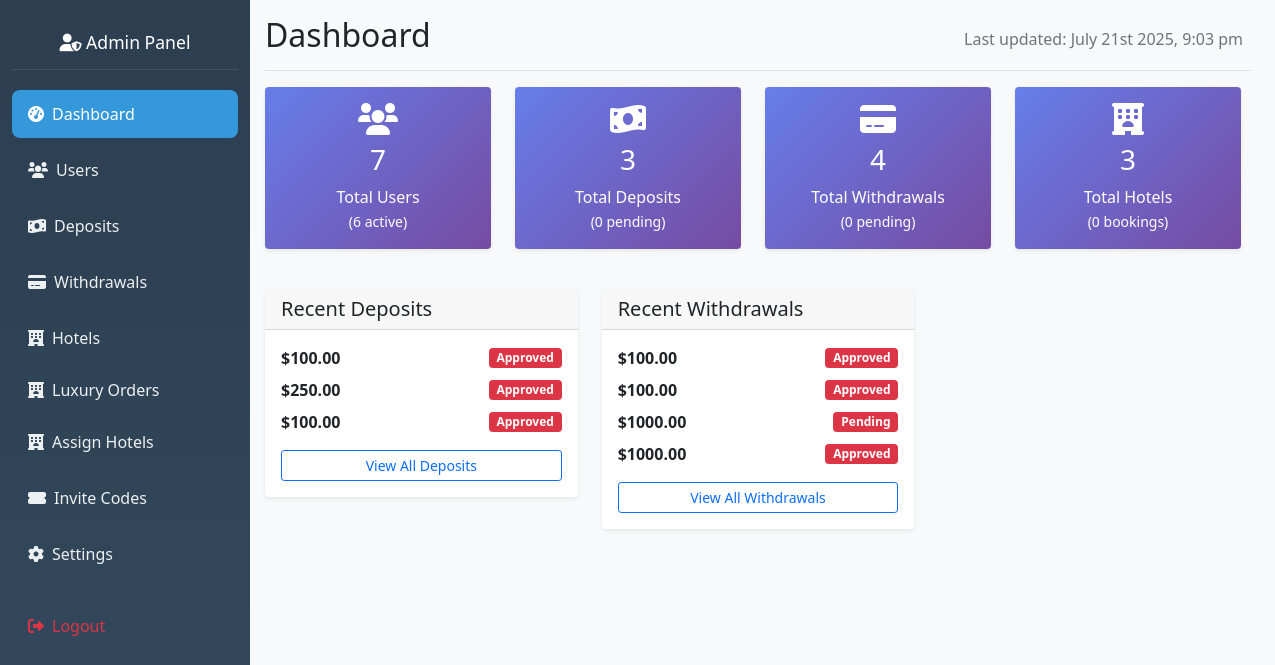
The app's page /admin/dashboard (signed in) with its own data.
### hotel_app/models.py (models this page shows, shortened)
class DepositRequest(db.Model):
    __tablename__ = 'deposit_request'
    id = db.Column(db.Integer, primary_key=True)
    user_id = db.Column(db.Integer, db.ForeignKey('user.id'), nullable=False)
    amount = db.Column(db.Float, nullable=False)
    network = db.Column(db.String(20), nullable=False)
    wallet_address = db.Column(db.String(200))
    transaction_hash = db.Column(db.String(200))
    status = db.Column(db.String(20), default='Pending')
    admin_notes = db.Column(db.Text)
    created_at = db.Column(db.DateTime, default=datetime.utcnow)
    processed_at = db.Column(db.DateTime)
    processed_by = db.Column(db.Integer, db.ForeignKey('admin.id'))

class WithdrawalRequest(db.Model):
    __tablename__ = 'withdrawal_request'
    id = db.Column(db.Integer, primary_key=True)
    user_id = db.Column(db.Integer, db.ForeignKey('user.id'), nullable=False)
    amount = db.Column(db.Float, nullable=False)
    network = db.Column(db.String(20), nullable=False)
    wallet_address = db.Column(db.String(200), nullable=False)
    transaction_hash = db.Column(db.String(200))
    transaction_fee = db.Column(db.Float, default=0.0)
    status = db.Column(db.String(20), default='Pending')
    admin_notes = db.Column(db.Text)
    rejection_reason = db.Column(db.Text)
    created_at = db.Column(db.DateTime, default=datetime.utcnow)
    processed_at = db.Column(db.DateTime)
    processed_by = db.Column(db.Integer, db.ForeignKey('admin.id'))

### hotel_app/routes.py (the view)
@app.route('/admin/dashboard')
@admin_required
def admin_dashboard():
    total_users = User.query.count()
    active_users = User.query.filter_by(is_active=True).count()
    total_deposits = DepositRequest.query.count()
    pending_deposits = DepositRequest.query.filter_by(status='pending').count()
    total_withdrawals = WithdrawalRequest.query.count()
    pending_withdrawals = WithdrawalRequest.query.filter_by(status='pending').count()
    total_hotels = Hotel.query.count()
    total_bookings = Booking.query.count() if 'Booking' in globals() else 0
    recent_users = User.query.order_by(User.id.desc()).limit(5).all()
    recent_deposits = DepositRequest.query.order_by(DepositRequest.id.desc()).limit(5).all()
    recent_withdrawals = WithdrawalRequest.query.order_by(WithdrawalRequest.id.desc()).limit(5).all()
    stats = {
        'total_users': total_users,
        'active_users': active_users,
        'total_deposits': total_deposits,
        'pending_deposits': pending_deposits,
        'total_withdrawals': total_withdrawals,
        'pending_withdrawals': pending_withdrawals,
        'total_hotels': total_hotels,
        'total_bookings': total_bookings,
    }
    return render_template('admin_dashboard.html',
                         stats=stats,
                         recent_users=recent_users,
                         recent_deposits=recent_deposits,
                         recent_withdrawals=recent_withdrawals)

### hotel_app/routes.py (called while the page is built)
def admin_required(f):
    @wraps(f)
    def wrapper(*args, **kwargs):
        admin_id = session.get('admin_id')
        if not admin_id:
            flash("Admin login required.", "danger")
            return redirect(url_for('admin_login'))
        admin = Admin.query.get(admin_id)
        if not admin or not admin.is_active:
            session.pop('admin_id', None)
            flash("Admin access denied.", "danger")
            return redirect(url_for('admin_login'))
        g.current_admin = admin
        return f(*args, **kwargs)
    return wrapper

@app.before_request
def check_admin_routes():
    if request.endpoint and request.endpoint.startswith('admin_') and request.endpoint != 'admin_login':
        if 'admin_id' not in session:
            return redirect(url_for('admin_login'))

### hotel_app/templates/admin_dashboard.html (shortened to what this page needs)
{% extends "admin_base.html" %}
{% block content %}
<div class="d-flex justify-content-between flex-wrap flex-md-nowrap align-items-center pb-2 mb-3 border-bottom">
    <h1 class="h2">Dashboard</h1>
    <div class="btn-toolbar mb-2 mb-md-0">
        <div class="btn-group me-2">
            <span class="text-muted">Last updated: <span id="last-updated"></span></span>
        </div>
    </div>
</div>
<div class="row mb-4">
    <div class="col-md-3 mb-3">
        <div class="card stats-card">
            <div class="card-body text-center">
                <i class="fas fa-users fa-2x mb-2"></i>
                <h3>{{ stats.total_users }}</h3>
                <p class="mb-0">Total Users</p>
                <small>({{ stats.active_users }} active)</small>
            </div>
        </div>
    </div>
    <div class="col-md-3 mb-3">
        <div class="card stats-card">
            <div class="card-body text-center">
                <i class="fas fa-money-bill-wave fa-2x mb-2"></i>
                <h3>{{ stats.total_deposits }}</h3>
                <p class="mb-0">Total Deposits</p>
                <small>({{ stats.pending_deposits }} pending)</small>
            </div>
        </div>
    </div>
    <div class="col-md-3 mb-3">
        <div class="card stats-card">
            <div class="card-body text-center">
                <i class="fas fa-credit-card fa-2x mb-2"></i>
                <h3>{{ stats.total_withdrawals }}</h3>
                <p class="mb-0">Total Withdrawals</p>
                <small>({{ stats.pending_withdrawals }} pending)</small>
            </div>
        </div>
    </div>
    <div class="col-md-3 mb-3">
        <div class="card stats-card">
            <div class="card-body text-center">
                <i class="fas fa-hotel fa-2x mb-2"></i>
                <h3>{{ stats.total_hotels }}</h3>
                <p class="mb-0">Total Hotels</p>
                <small>({{ stats.total_bookings }} bookings)</small>
            </div>
        </div>
    </div>
</div>
<div class="row">
    <div class="col-md-4 mb-4">
        <div class="card">
            <div class="card-header">
                <h5 class="card-title mb-0">Recent Deposits</h5>
            </div>
            <div class="card-body">
                {% for deposit in recent_deposits %}
                <div class="d-flex justify-content-between align-items-center mb-2">
                    <div>
                        <strong>${{ "%.2f"|format(deposit.amount) }}</strong><br>
                    </div>
                    <span class="badge bg-{{ 'warning' if deposit.status == 'pending' else ('success' if deposit.status == 'approved' else 'danger') }}">
                        {{ deposit.status.title() }}
                    </span>
                </div>
                {% endfor %}
                <a href="{{ url_for('view_deposits') }}" class="btn btn-sm btn-outline-primary w-100 mt-2">View All Deposits</a>
            </div>
        </div>
    </div>
    <div class="col-md-4 mb-4">
        <div class="card">
            <div class="card-header">
                <h5 class="card-title mb-0">Recent Withdrawals</h5>
            </div>
            <div class="card-body">
                {% for withdrawal in recent_withdrawals %}
                <div class="d-flex justify-content-between align-items-center mb-2">
                    <div>
                        <strong>${{ "%.2f"|format(withdrawal.amount) }}</strong><br>
                    </div>
                    <span class="badge bg-{{ 'warning' if withdrawal.status == 'pending' else ('success' if withdrawal.status == 'approved' else 'danger') }}">
                        {{ withdrawal.status.title() }}
                    </span>
                </div>
                {% endfor %}
                <a href="{{ url_for('view_withdrawals') }}" class="btn btn-sm btn-outline-primary w-100 mt-2">View All Withdrawals</a>
            </div>
        </div>
    </div>
</div>
{% endblock %}

### hotel_app/templates/admin_base.html (shortened to what this page needs)
<!DOCTYPE html>
<html lang="en">
    <head>
        <link href="https://cdn.jsdelivr.net/npm/bootstrap@5.1.3/dist/css/bootstrap.min.css" rel="stylesheet">
        <link href="https://cdnjs.cloudflare.com/ajax/libs/font-awesome/6.0.0/css/all.min.css" rel="stylesheet">
        <link rel="stylesheet" href="{{ url_for('static', filename='css/admin.css') }}">
    </head>
    <body>
        <div class="container-fluid">
            <div class="row no-gutters">
                <nav class="col-md-3 col-lg-2 d-md-block sidebar" id="sidebar">
                    <div class="position-sticky pt-3">
                        <div class="nav-header text-center">
                            <h4 class="text-white">
                                <i class="fas fa-user-shield"></i> Admin Panel
                            </h4>
                        </div>
                        <ul class="nav flex-column">
                            <li class="nav-item">
                                <a class="nav-link {% if request.endpoint == 'admin_dashboard' %}active{% endif %}"
                                    href="{{ url_for('admin_dashboard') }}">
                                    <i class="fas fa-tachometer-alt"></i>
                                    <span>Dashboard</span>
                                </a>
                            </li>
                            <li class="nav-item">
                                <a class="nav-link {% if request.endpoint == 'view_users' %}active{% endif %}"
                                    href="{{ url_for('view_users') }}">
                                    <i class="fas fa-users"></i>
                                    <span>Users</span>
                                </a>
                            </li>
                            <li class="nav-item">
                                <a class="nav-link {% if request.endpoint == 'view_deposits' %}active{% endif %}"
                                    href="{{ url_for('view_deposits') }}">
                                    <i class="fas fa-money-bill-wave"></i>
                                    <span>Deposits</span>
                                </a>
                            </li>
                            <li class="nav-item">
                                <a class="nav-link {% if request.endpoint == 'view_withdrawals' %}active{% endif %}"
                                    href="{{ url_for('view_withdrawals') }}">
                                    <i class="fas fa-credit-card"></i>
                                    <span>Withdrawals</span>
                                </a>
                            </li>
                            <li class="nav-item">
                                <a class="nav-link {% if request.endpoint == 'manage_hotels' %}active{% endif %}"
                                    href="{{ url_for('manage_hotels') }}">
                                    <i class="fas fa-hotel"></i>
                                    <span>Hotels</span>
                                </a>
                                <a class="nav-link {% if request.endpoint == 'luxury orders' %}active{% endif %}"
                                    href="{{ url_for('admin_luxury_orders') }}">
                                    <i class="fas fa-hotel"></i>
                                    <span>Luxury Orders</span>
                                </a>
                                <a class="nav-link {% if request.endpoint == 'assign_hotels_to_user' %}active{% endif %}"
                                    href="{{ url_for('assign_hotels_to_user')}}">
                                    <i class="fas fa-hotel"></i>
                                    <span>Assign Hotels</span>
                                </a>
                            </li>
                            <li class="nav-item">
                                <a class="nav-link {% if request.endpoint == 'generate_invitation_code' %}active{% endif %}"
                                    href="{{ url_for('generate_invitation_code') }}">
                                    <i class="fas fa-ticket-alt"></i>
                                    <span>Invite Codes</span>
                                </a>
                            </li>
                            <li class="nav-item">
                                <a class="nav-link {% if request.endpoint == 'admin_settings' %}active{% endif %}"
                                    href="{{ url_for('admin_settings') }}">
                                    <i class="fas fa-cog"></i>
                                    <span>Settings</span>
                                </a>
                            </li>
                            <li class="nav-item mt-3">
                                <a class="nav-link text-danger" href="{{ url_for('admin_logout') }}">
                                    <i class="fas fa-sign-out-alt"></i>
                                    <span>Logout</span>
                                </a>
                            </li>
                        </ul>
                    </div>
                </nav>
                <main class="col-md-9 ms-sm-auto col-lg-10 px-md-4 main-content">
                    <div class="pt-3 pb-2 mb-3">
                        {% block content %}{% endblock %}
                    </div>
                </main>
            </div>
        </div>
    </body>
</html>

### hotel_app/static/css/admin.css (style rules this page uses)
.sidebar { min-height: 100vh; background: linear-gradient(180deg, #2c3e50 0%, #34495e 100%); transition: transform 0.3s ease-in-out; overflow-y: auto; }
.sidebar .nav-link { color: #ecf0f1; padding: 0.75rem 1rem; border-radius: 0.5rem; margin: 0.25rem 0; display: flex; align-items: center; gap: 0.5rem; }
.sidebar .nav-link:hover, .sidebar .nav-link.active { background-color: #3498db; color: white; }
.main-content { background-color: #f8f9fa; min-height: 100vh; transition: margin-left 0.3s ease-in-out; }
.card { border: none; box-shadow: 0 0.125rem 0.25rem rgba(0, 0, 0, 0.075); }
.stats-card { background: linear-gradient(135deg, #667eea 0%, #764ba2 100%); color: white; }
.nav-header { padding: 1rem; border-bottom: 1px solid rgba(255, 255, 255, 0.1); margin-bottom: 1rem; }
.nav-header h4 { margin: 0; font-size: 1.1rem; }
@media (min-width: 992px) { .sidebar { position: static !important; transform: translateX(0) !important; width: auto !important; flex: 0 0 auto; } }
@media (min-width: 992px) { .main-content { margin-left: 0 !important; padding-left: 15px !important; padding-top: 0 !important; flex: 1 1 auto; } }
@media (min-width: 992px) { .container-fluid .row { display: flex !important; flex-wrap: nowrap !important; } }
@media (min-width: 992px) { .col-md-3, .col-lg-2 { flex: 0 0 auto; width: 250px; max-width: 250px; } }
@media (min-width: 992px) { .col-md-9, .col-lg-10 { flex: 1 1 auto; width: auto; max-width: none; } }
@media (min-width: 1200px) { .container-fluid .row { display: flex !important; } }
@media (min-width: 1200px) { .sidebar { position: static !important; width: 250px !important; flex: 0 0 250px !important; } }
@media (min-width: 1200px) { .main-content { flex: 1 1 auto !important; } }

### records on screen
DepositRequest: amount "100.00", status "Approved"
DepositRequest: amount "250.00", status "Approved"
DepositRequest: amount "100.00", status "Approved"
WithdrawalRequest: amount "100.00", status "Approved"
WithdrawalRequest: amount "100.00", status "Approved"
WithdrawalRequest: amount "1000.00", status "Pending"
WithdrawalRequest: amount "1000.00", status "Approved"

### other values on screen
{{ stats.total_users }} "7"
{{ stats.active_users }} "6"
{{ stats.total_deposits }} "3"
{{ stats.pending_deposits }} "0"
{{ stats.total_withdrawals }} "4"
{{ stats.pending_withdrawals }} "0"
{{ stats.total_hotels }} "3"
{{ stats.total_bookings }} "0"
